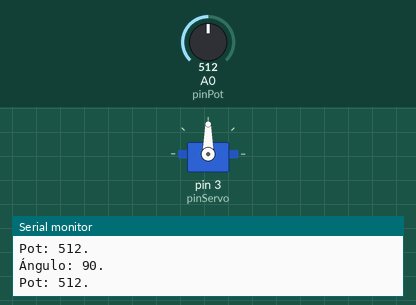
Bench run of a sketch on a simulated Arduino Uno, built with avr-gcc and run on an emulated ATmega328P. Shown: servo, the last lines printed to the serial monitor. The test bench sets the inputs (shaded band); at power-on: A0 (pinPot) = 512.

Above: at 1.2 s.
1.3 s: A0 (pinPot) set to 562
At 2.3 s:
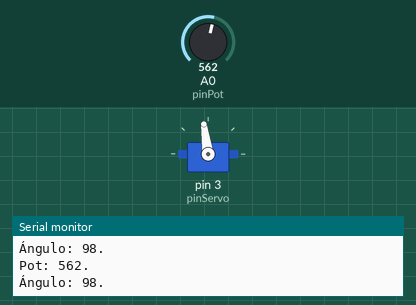
2.8 s: A0 (pinPot) set to 580
At 3.8 s:
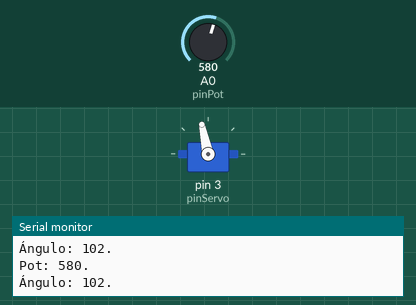
4.3 s: A0 (pinPot) set to 306
At 5.5 s:
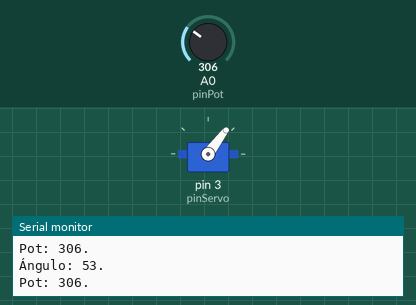
5.8 s: A0 (pinPot) set to 61
At 7.0 s:
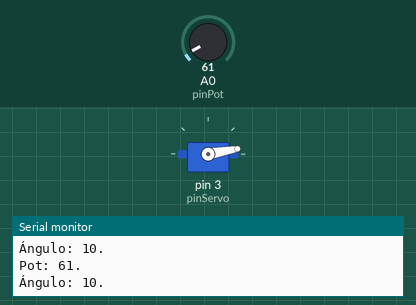
7.3 s: A0 (pinPot) set to 52
At 8.1 s:
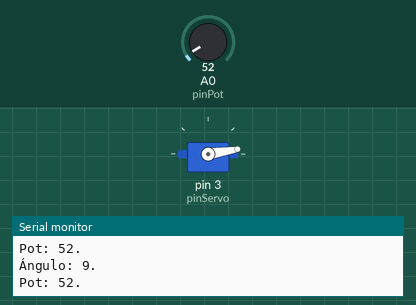
8.8 s: A0 (pinPot) set to 122
At 9.5 s:
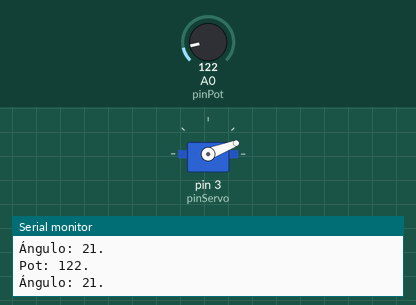
Timing chart, 0 to 11.3 s (numbered marks = the images above; inputs shaded):
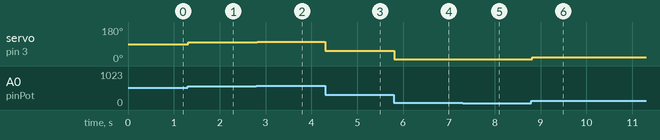

The sketch:

codigo.ino
```cpp
#include <Servo.h>

const int pinPot = 0;
const int pinServo = 3;
const int pulsoMin = 500; // Para girar servo a 0º
const int pulsoMax = 2500; // Para girar servo a 180º

Servo motor;

int valor;
int angulo;

void setup() {
	Serial.begin(9600);
	motor.attach(pinServo, pulsoMin, pulsoMax);
	// entradas analógicas se configuran automaticamente
}

void loop(){

	valor = analogRead(pinPot);
  	Serial.print("Pot: ");
  	Serial.print(valor);
  	Serial.println(".");

	angulo = map(valor, 0, 1023, 0, 180);
  	Serial.print("Ángulo: ");
  	Serial.print(angulo);
  	Serial.println(".");
	motor.write(angulo);
	delay(20);

}
```

Measured:
- after the input at 1.3 s, servo on pin 3 (pinServo): 90° → 98° at once
- after the input at 2.8 s, servo on pin 3 (pinServo): 98° → 102° at once
- after the input at 4.3 s, servo on pin 3 (pinServo): 102° → 53° at once
- after the input at 5.8 s, servo on pin 3 (pinServo): 53° → 10° at once
- after the input at 7.3 s, servo on pin 3 (pinServo): 10° → 9° at once
- after the input at 8.8 s, servo on pin 3 (pinServo): 9° → 21° at once
